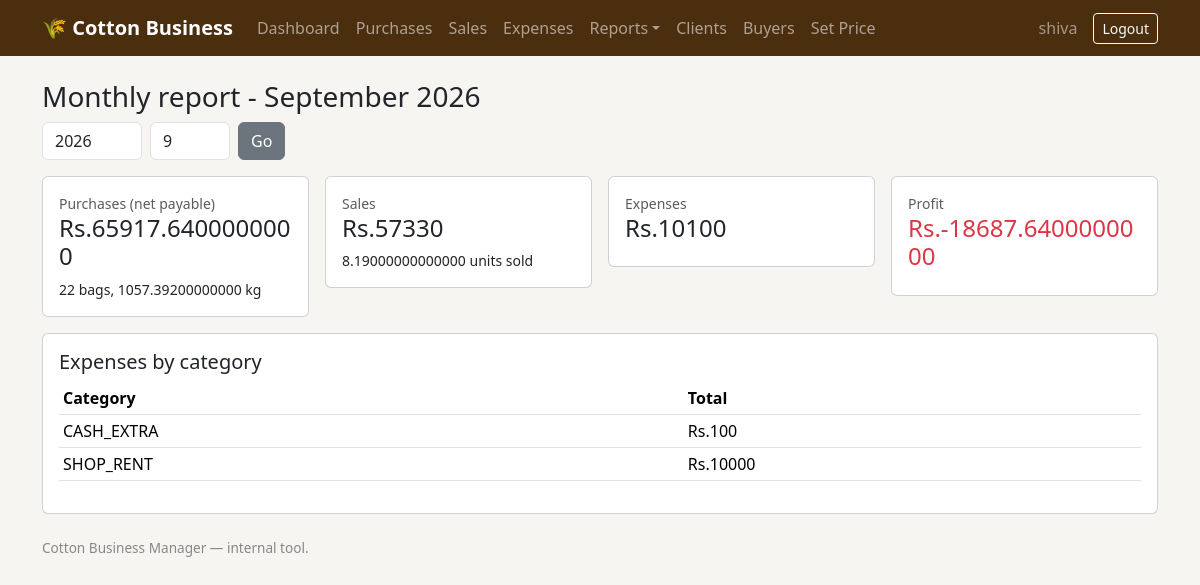
The app's page /reports/monthly/ (signed in) with its own data.
### core/models.py (models this page shows, shortened)
class Expense(models.Model):
    CATEGORY_CHOICES = [
        ("CASH_EXTRA", "Extra Cash Given (purchase/delivery)"),
        ("LABOUR", "Labour Cost"),
        ("TRANSPORT", "Vehicle / Transport Rent"),
        ("SHOP_RENT", "Shop Rent"),
        ("LOADING", "Loading / Unloading"),
        ("OTHER", "Other"),
    ]
    date = models.DateField(default=timezone.now)
    category = models.CharField(max_length=15, choices=CATEGORY_CHOICES)
    description = models.CharField(max_length=255, blank=True)
    amount = models.DecimalField(max_digits=12, decimal_places=2)
    related_purchase = models.ForeignKey(
        Purchase, on_delete=models.SET_NULL, null=True, blank=True, related_name="extra_costs"
    )
    created_at = models.DateTimeField(auto_now_add=True)
    class Meta:
        ordering = ["-date", "-created_at"]

### core/views.py (the view)
# urls.py: path("reports/monthly/", views.report_monthly, name="report_monthly"),
@login_required
def report_monthly(request):
    year = int(request.GET.get("year", timezone.localdate().year))
    month = int(request.GET.get("month", timezone.localdate().month))
    first_day = date(year, month, 1)
    last_day = date(year, month, calendar.monthrange(year, month)[1])
    report = services.profit_report(first_day, last_day)
    return render(
        request,
        "core/report.html",
        {
            "report": report,
            "title": f"Monthly report - {first_day:%B %Y}",
            "mode": "monthly",
            "year": year,
            "month": month,
        },
    )

### core/services.py (called while the page is built)
def purchase_totals(date_from, date_to):
    qs = Purchase.objects.filter(date__gte=date_from, date__lte=date_to)
    agg = qs.aggregate(
        total_gross=Sum("gross_amount"),
        total_cash_cutting=Sum("cash_cutting_amount"),
        total_net_payable=Sum("net_payable"),
        total_net_weight_kg=Sum("net_weight_kg"),
        total_bags=Sum("num_bags"),
    )
    return {k: (v or Decimal("0")) for k, v in agg.items()}, qs

def sale_totals(date_from, date_to):
    qs = Sale.objects.filter(date__gte=date_from, date__lte=date_to)
    agg = qs.aggregate(total_amount=Sum("amount"), total_quantity=Sum("quantity"))
    return {k: (v or Decimal("0")) for k, v in agg.items()}, qs

def expense_totals(date_from, date_to):
    qs = Expense.objects.filter(date__gte=date_from, date__lte=date_to)
    total = qs.aggregate(total=Sum("amount"))["total"] or Decimal("0")
    by_category = qs.values("category").annotate(total=Sum("amount")).order_by("category")
    return total, by_category, qs

def profit_report(date_from, date_to):
    purchase_agg, _ = purchase_totals(date_from, date_to)
    sale_agg, _ = sale_totals(date_from, date_to)
    expense_total, expense_by_category, _ = expense_totals(date_from, date_to)
    total_purchase_cost = purchase_agg["total_net_payable"]
    total_sales = sale_agg["total_amount"]
    profit = total_sales - total_purchase_cost - expense_total
    return {
        "date_from": date_from,
        "date_to": date_to,
        "total_purchase_cost": total_purchase_cost,
        "total_purchase_bags": purchase_agg["total_bags"],
        "total_purchase_net_weight_kg": purchase_agg["total_net_weight_kg"],
        "total_sales": total_sales,
        "total_sale_quantity": sale_agg["total_quantity"],
        "total_expenses": expense_total,
        "expense_by_category": expense_by_category,
        "profit": profit,
    }

### core/templates/core/report.html (shortened to what this page needs)
{% extends "core/base.html" %}
{% block content %}
<h3>{{ title }}</h3>
{% if mode == "daily" %}
<form method="get" class="row g-2 mb-3">
  <div class="col-auto"><input type="date" name="date" value="{{ day|date:'Y-m-d' }}" class="form-control"></div>
  <div class="col-auto"><button class="btn btn-secondary">Go</button></div>
</form>
{% elif mode == "monthly" %}
<form method="get" class="row g-2 mb-3">
  <div class="col-auto"><input type="number" name="year" value="{{ year }}" class="form-control" style="width:100px;"></div>
  <div class="col-auto"><input type="number" name="month" value="{{ month }}" min="1" max="12" class="form-control" style="width:80px;"></div>
  <div class="col-auto"><button class="btn btn-secondary">Go</button></div>
</form>
{% endif %}
<div class="row g-3">
  <div class="col-md-3"><div class="card p-3"><small class="text-muted">Purchases (net payable)</small><h4>Rs.{{ report.total_purchase_cost }}</h4><small>{{ report.total_purchase_bags }} bags, {{ report.total_purchase_net_weight_kg }} kg</small></div></div>
  <div class="col-md-3"><div class="card p-3"><small class="text-muted">Sales</small><h4>Rs.{{ report.total_sales }}</h4><small>{{ report.total_sale_quantity }} units sold</small></div></div>
  <div class="col-md-3"><div class="card p-3"><small class="text-muted">Expenses</small><h4>Rs.{{ report.total_expenses }}</h4></div></div>
  <div class="col-md-3"><div class="card p-3"><small class="text-muted">Profit</small>
    <h4 class="{% if report.profit >= 0 %}text-success{% else %}text-danger{% endif %}">Rs.{{ report.profit }}</h4>
  </div></div>
</div>
<div class="card p-3 mt-3">
  <h5>Expenses by category</h5>
  <table class="table table-sm">
    <thead><tr><th>Category</th><th>Total</th></tr></thead>
    <tbody>
    {% for row in report.expense_by_category %}
      <tr><td>{{ row.category }}</td><td>Rs.{{ row.total }}</td></tr>
    {% empty %}
      <tr><td colspan="2">No expenses in this period.</td></tr>
    {% endfor %}
    </tbody>
  </table>
</div>
{% endblock %}

### core/templates/core/base.html (shortened to what this page needs)
<!DOCTYPE html>
<html lang="en">
<head>
<link href="https://cdn.jsdelivr.net/npm/bootstrap@5.3.3/dist/css/bootstrap.min.css" rel="stylesheet">
</head>
<body>
{% if user.is_authenticated %}
<nav class="navbar navbar-expand-lg navbar-dark" style="background:#4b2e0e;">
  <div class="container">
    <a class="navbar-brand" href="{% url 'core:dashboard' %}">🌾 Cotton Business</a>
    <div class="collapse navbar-collapse" id="nav">
      <ul class="navbar-nav me-auto">
        <li class="nav-item"><a class="nav-link" href="{% url 'core:dashboard' %}">Dashboard</a></li>
        <li class="nav-item"><a class="nav-link" href="{% url 'core:purchase_list' %}">Purchases</a></li>
        <li class="nav-item"><a class="nav-link" href="{% url 'core:sale_list' %}">Sales</a></li>
        <li class="nav-item"><a class="nav-link" href="{% url 'core:expense_list' %}">Expenses</a></li>
        <li class="nav-item dropdown">
          <a class="nav-link dropdown-toggle" href="#" role="button" data-bs-toggle="dropdown">Reports</a>
        </li>
        <li class="nav-item"><a class="nav-link" href="{% url 'core:client_list' %}">Clients</a></li>
        <li class="nav-item"><a class="nav-link" href="{% url 'core:buyer_list' %}">Buyers</a></li>
        <li class="nav-item"><a class="nav-link" href="{% url 'core:set_today_price' %}">Set Price</a></li>
      </ul>
      <span class="navbar-text me-3 text-white-50">{{ user.username }}</span>
      <form action="{% url 'logout' %}" method="post" class="d-inline"> {% csrf_token %} <button type="submit" class="btn btn-outline-light btn-sm">Logout</button> </form>
    </div>
  </div>
</nav>
{% endif %}
<div class="container py-4">
  {% block content %}{% endblock %}
</div>
<div class="container pb-4">
  <footer>Cotton Business Manager — internal tool.</footer>
</div>
</body>
</html>

### core/templates/core/base.html (style rules this page uses)
body { background:#f7f5f2; }
.navbar-brand { font-weight: 600; }
footer { color:#888; font-size: .85rem; }

### records on screen
Expense: category "CASH_EXTRA", total "100"
Expense: category "SHOP_RENT", total "10000"

### other values on screen
{{ user.username }} "shiva"
{{ title }} "Monthly report - September 2026"
{{ report.total_purchase_cost }} "65917.6400000000"
{{ report.total_purchase_bags }} "22"
{{ report.total_purchase_net_weight_kg }} "1057.39200000000"
{{ report.total_sales }} "57330"
{{ report.total_sale_quantity }} "8.19000000000000"
{{ report.total_expenses }} "10100"
{{ report.profit }} "-18687.6400000000"
